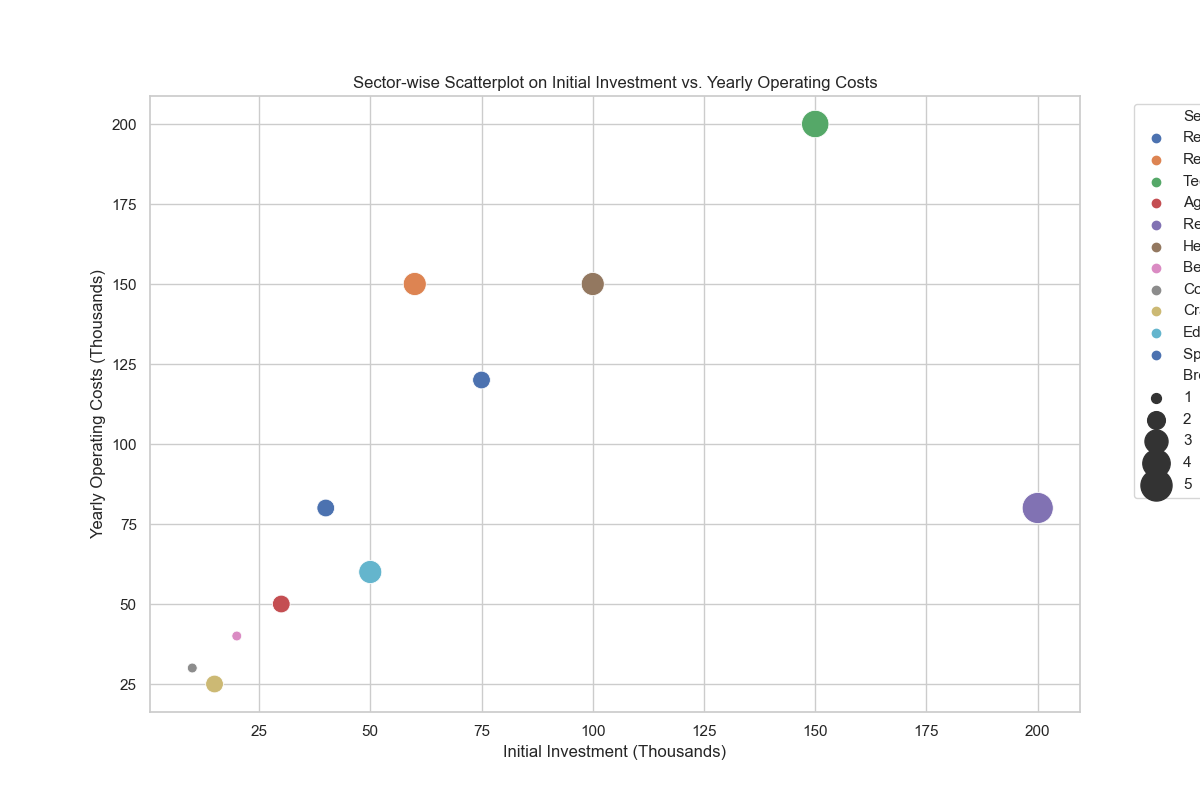

Write the Python code that produced this figure.

import seaborn as sns
import pandas as pd
import matplotlib.pyplot as plt

# Provided data
data = [
    {'Sector': 'Retail', 'Initial Investment (Thousands)': 75, 'Yearly Operating Costs (Thousands)': 120, 'Break Even Point (Years)': 2},
    {'Sector': 'Restaurant', 'Initial Investment (Thousands)': 60, 'Yearly Operating Costs (Thousands)': 150, 'Break Even Point (Years)': 3},
    {'Sector': 'Tech Start-up', 'Initial Investment (Thousands)': 150, 'Yearly Operating Costs (Thousands)': 200, 'Break Even Point (Years)': 4},
    {'Sector': 'Agriculture', 'Initial Investment (Thousands)': 30, 'Yearly Operating Costs (Thousands)': 50, 'Break Even Point (Years)': 2},
    {'Sector': 'Real Estate', 'Initial Investment (Thousands)': 200, 'Yearly Operating Costs (Thousands)': 80, 'Break Even Point (Years)': 5},
    {'Sector': 'Healthcare', 'Initial Investment (Thousands)': 100, 'Yearly Operating Costs (Thousands)': 150, 'Break Even Point (Years)': 3},
    {'Sector': 'Beauty & Wellness', 'Initial Investment (Thousands)': 20, 'Yearly Operating Costs (Thousands)': 40, 'Break Even Point (Years)': 1},
    {'Sector': 'Consulting', 'Initial Investment (Thousands)': 10, 'Yearly Operating Costs (Thousands)': 30, 'Break Even Point (Years)': 1},
    {'Sector': 'Craftsmanship', 'Initial Investment (Thousands)': 15, 'Yearly Operating Costs (Thousands)': 25, 'Break Even Point (Years)': 2},
    {'Sector': 'Education', 'Initial Investment (Thousands)': 50, 'Yearly Operating Costs (Thousands)': 60, 'Break Even Point (Years)': 3},
    {'Sector': 'Sports & Recreation', 'Initial Investment (Thousands)': 40, 'Yearly Operating Costs (Thousands)': 80, 'Break Even Point (Years)': 2}
]

# Convert data to DataFrame
df = pd.DataFrame(data)

# Create a scatterplot
plt.figure(figsize=(12, 8))
scatterplot = sns.scatterplot(
    data=df,
    x='Initial Investment (Thousands)',
    y='Yearly Operating Costs (Thousands)',
    size='Break Even Point (Years)', # Size encodes the break-even point
    hue='Sector', # Color encodes the sector
    sizes=(50, 500), # Size range for scaling point sizes
    legend='full', # Full legend for sizes and hues
    palette='deep' # Color palette to use
)

# Customizing the plot further
scatterplot.set_title('Sector-wise Scatterplot on Initial Investment vs. Yearly Operating Costs')
scatterplot.set_xlabel('Initial Investment (Thousands)')
scatterplot.set_ylabel('Yearly Operating Costs (Thousands)')
plt.legend(bbox_to_anchor=(1.05, 1), loc='upper left') # Shift the legend to the right side of the plot
plt.grid(True) # Adding a grid for better readability
plt.show()
